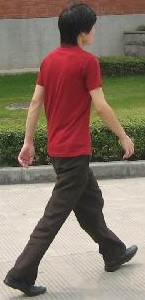
#> input picture ch2/hog_svm/ped.jpg, 145 x 300 px
$ python -i kcf.py   (imports and definitions only)
#> lines starting #> are read from the running program, lines starting #| are printed output that depends on the picture
import cv2
import numpy as np
from numpy.fft import fft2, ifft2, fftshift
from numpy import conj, real

class HOG():
    # [17 lines left out: functions __init__, get_feature, not called in this run]

class Tracker():
    def __init__(self):
        self.max_patch_size = 256
        self.padding = 2.5
        self.sigma = 0.6
        self.lambdar = 0.0001
        self.update_rate = 0.012
        self.debug = True

    # [37 lines left out: functions get_feature, gaussian_peak, not called in this run]

    def train(self, x, y, sigma, lambdar):
        k = self.kernel_correlation(x, x, sigma)
        return fft2(y) / (fft2(k) + lambdar)

    def detect(self, alphaf, x, z, sigma):
        k = self.kernel_correlation(x, z, sigma)
        return real(ifft2(self.alphaf * fft2(k)))

    # [45 lines left out: functions kernel_correlation, init, visualize, not called in this run]

    def update(self, image):
        cx, cy, w, h = self.roi
        max_response = -1
        for scale in [0.95, 1.0, 1.05]:
            roi = map(int, (cx, cy, w * scale, h * scale))
            z = self.get_feature(image, roi)
            responses = self.detect(self.alphaf, self.x, z, self.sigma)
            height, width = responses.shape
            if self.debug and scale == 1.0:
                self.visualize(responses)
            idx = np.argmax(responses)
            res = np.max(responses)
            if res > max_response:
                max_response = res
                dx = int((idx % width - width / 2) / self.scale_w)
                dy = int((idx / width - height / 2) / self.scale_h)
                best_w = int(w * scale)
                best_h = int(h * scale)
                best_z = z
        self.roi = (cx + dx, cy + dy, best_w, best_h)
        # update template
        self.x = self.x * (1 - self.update_rate) + best_z * self.update_rate
        y = self.gaussian_peak(best_z.shape[2], best_z.shape[1])
        new_alphaf = self.train(best_z, y, self.sigma, self.lambdar)
        self.alphaf = self.alphaf * (1 - self.update_rate) + new_alphaf * self.update_rate

        cx, cy, w, h = self.roi
        return (cx - w // 2, cy - h // 2, w, h)

>>> import cv2
>>> picture = cv2.imread('../hog_svm/ped.jpg', cv2.IMREAD_GRAYSCALE)
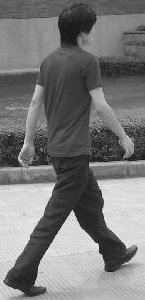
#> picture: shape (300, 145); min 5, max 250, mean 120.7
#> (the run stopped early here; a loop or call above may not have finished)
